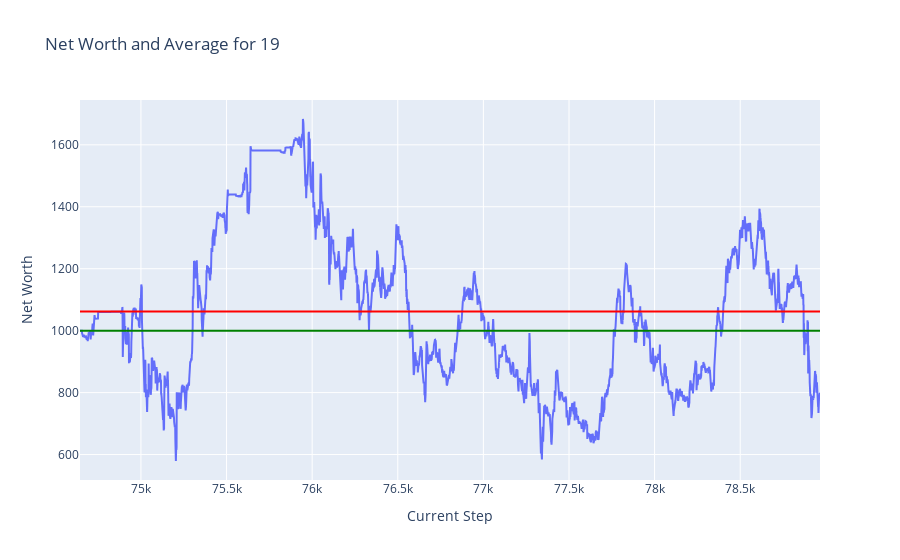
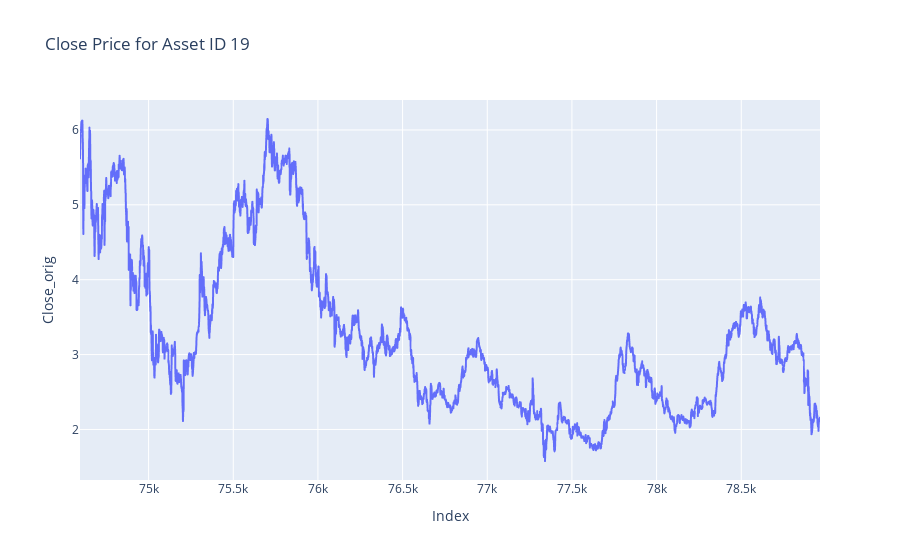
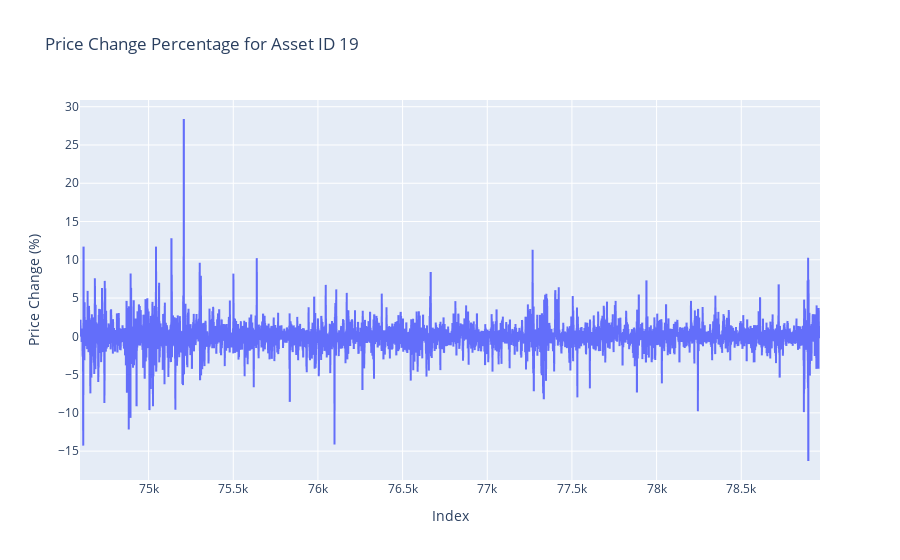
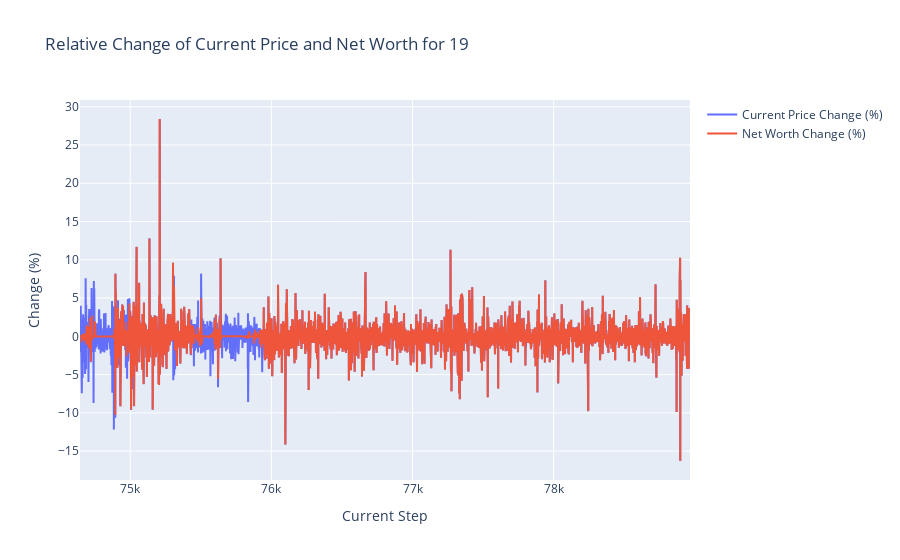

The notebook cell saved with these charts, in order:
### Markdown cell above
## Plots

### Code cell
token = 19
plot_token_data(df = train_hist_df, token = token)
plot_close_by_asset(df= train_df, asset_id= token)
plot_price_change_by_asset(df= train_df, asset_id= token)
plot_relative_change_by_token(df = train_hist_df, token = token)

### Figure 1 — Plotly figure (JSON) as saved in the notebook; plotly's stock layout.template omitted (floating-point values rounded to 4 significant figures; data arrays with more than 128 entries replaced by an {"elided": "..."} marker saying what was removed)
{"data": [{"mode": "lines", "name": "Net Worth", "type": "scatter", "x": {"elided": "4323 int values"}, "y": {"elided": "4323 float values"}}], "layout": {"shapes": [{"line": {"color": "green"}, "name": "Net Worth = 1000", "type": "line", "x0": 0, "x1": 1, "xref": "x domain", "y0": 1000, "y1": 1000, "yref": "y"}, {"line": {"color": "red"}, "name": "Average Net Worth = 1061.73", "type": "line", "x0": 0, "x1": 1, "xref": "x domain", "y0": 1062.0, "y1": 1062.0, "yref": "y"}], "title": {"text": "Net Worth and Average for 19"}, "xaxis": {"title": {"text": "Current Step"}}, "yaxis": {"title": {"text": "Net Worth"}}}}

### Figure 2 — Plotly figure (JSON) as saved in the notebook; plotly's stock layout.template omitted (floating-point values rounded to 4 significant figures; data arrays with more than 128 entries replaced by an {"elided": "..."} marker saying what was removed)
{"data": [{"hovertemplate": "Index=%{x}<br>Close_orig=%{y}<extra></extra>", "legendgroup": "", "line": {"color": "#636efa", "dash": "solid"}, "marker": {"symbol": "circle"}, "mode": "lines", "name": "", "showlegend": false, "type": "scattergl", "x": {"elided": "4371 int values"}, "xaxis": "x", "y": {"elided": "4371 float values"}, "yaxis": "y"}], "layout": {"legend": {"tracegroupgap": 0}, "title": {"text": "Close Price for Asset ID 19"}, "xaxis": {"anchor": "y", "domain": [0, 1], "title": {"text": "Index"}}, "yaxis": {"anchor": "x", "domain": [0, 1], "title": {"text": "Close_orig"}}}}

### Figure 3 — Plotly figure (JSON) as saved in the notebook; plotly's stock layout.template omitted (floating-point values rounded to 4 significant figures; data arrays with more than 128 entries replaced by an {"elided": "..."} marker saying what was removed)
{"data": [{"hovertemplate": "Index=%{x}<br>Price Change (%)=%{y}<extra></extra>", "legendgroup": "", "line": {"color": "#636efa", "dash": "solid"}, "marker": {"symbol": "circle"}, "mode": "lines", "name": "", "showlegend": false, "type": "scattergl", "x": {"elided": "4371 int values"}, "xaxis": "x", "y": {"elided": "4371 float values"}, "yaxis": "y"}], "layout": {"legend": {"tracegroupgap": 0}, "title": {"text": "Price Change Percentage for Asset ID 19"}, "xaxis": {"anchor": "y", "domain": [0, 1], "title": {"text": "Index"}}, "yaxis": {"anchor": "x", "domain": [0, 1], "title": {"text": "Price Change (%)"}}}}

### Figure 4 — Plotly figure (JSON) as saved in the notebook; plotly's stock layout.template omitted (floating-point values rounded to 4 significant figures; data arrays with more than 128 entries replaced by an {"elided": "..."} marker saying what was removed)
{"data": [{"mode": "lines", "name": "Current Price Change (%)", "type": "scatter", "x": {"elided": "4323 int values"}, "y": {"elided": "4323 float values"}}, {"mode": "lines", "name": "Net Worth Change (%)", "type": "scatter", "x": {"elided": "4323 int values"}, "y": {"elided": "4323 float values"}}], "layout": {"title": {"text": "Relative Change of Current Price and Net Worth for 19"}, "xaxis": {"title": {"text": "Current Step"}}, "yaxis": {"title": {"text": "Change (%)"}}}}
